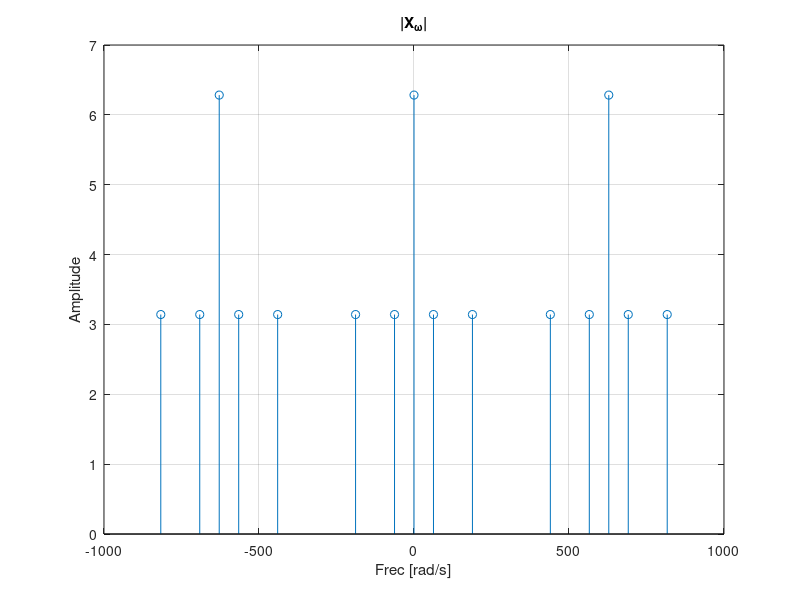

MATLAB code to generate this figure:
w = [-60*pi -20*pi 0 20*pi 60*pi];
Xw = [pi pi 2*pi pi pi];

ws = 200*pi;
w = [w-ws w w+ws];
Xw = [Xw Xw Xw];

figure(1); 
stem(w,Xw);
grid on;
xlabel('Frec [rad/s]');
ylabel('Amplitude');
title('|X_\omega|', 'fontweight', 'bold');

 